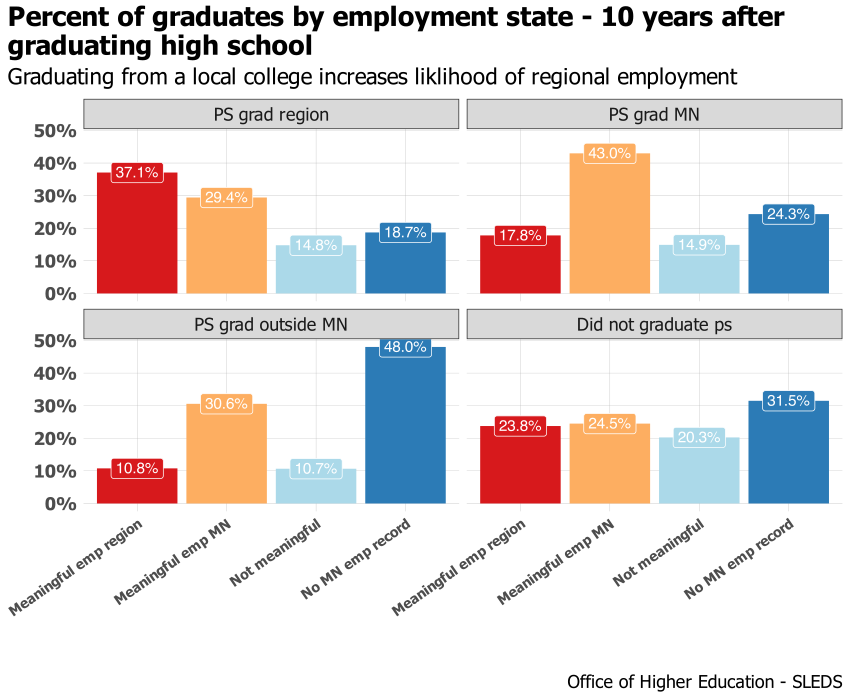

Write the R code that produced this figure.
# library -----------------------------------------------------------------
library(tidyverse)
library(sf)
library(ggrepel)
library(scales)
library(ggiraph)
library(rmapshaper)
library(cowplot)
library(RColorBrewer)
library(extrafont)
library(lubridate)
library(systemfonts)
reset_font_cache()
library(ggtext)
library(readxl)
library(ggforce)


rm(list = ls())

theme_bar <- theme_bw() +
  theme(panel.grid.major = element_line(color = "grey70", size = 0.1),
        panel.grid.minor = element_blank(),
        axis.ticks = element_blank(),
        axis.text = element_text(face = "bold"),
        panel.border = element_blank(),
        legend.background = element_rect(fill = "transparent", color = "transparent"),
        legend.key = element_rect(fill = "transparent"),
        legend.key.size = unit(1, "lines"),
        legend.margin = margin(0,0,0,0),
        legend.title = element_blank(),
        legend.text = element_text(margin = margin(l = 2)),
        text = element_text(family = "Tahoma"),
        plot.title.position = "plot",
        plot.title = element_text(face = "bold"))

theme_line <- theme_bw() +
  theme(legend.background = element_rect(fill = "transparent", color = "transparent"),
        legend.key = element_rect(fill = "transparent"),
        legend.text = element_text(margin = margin(l = 2)),
        panel.grid.minor = element_blank(),
        panel.grid.major = element_line(color = "grey70", size = 0.1),
        axis.ticks = element_blank(),
        axis.text = element_text(face = "bold"),
        panel.border = element_blank(),
        legend.margin = margin(0,0,0,0),
        legend.key.size = unit(1, "lines"),
        text = element_text(family = "Tahoma"),
        plot.title.position = "plot",
        plot.title = element_text(face = "bold"))

theme_sf <- theme_bw() +
  theme(axis.text.x=element_blank(),
        axis.text.y=element_blank(),
        axis.ticks=element_blank(),
        panel.background = element_blank(),
        panel.grid.major = element_line(color = "white"),
        panel.border = element_blank(),
        plot.title = element_text(face = "bold"),
        legend.title = element_blank(),
        legend.text = element_text(margin = margin(l = 2)),
        legend.margin = margin(0,0,0,0),
        legend.key.size = unit(1, "lines"),
        text = element_text(family = "Tahoma"),
        plot.title.position = "plot")

regions <- read_csv("/Users/kellyasche/Library/CloudStorage/GoogleDrive-kasche@ruralmn.org/My Drive/Data Prep/R Projects/Join docs/county_regions.csv") %>%
  select(5,6) %>%
  unique() %>%
  mutate(edr = str_replace(edr, "  ", " "),
         planning.region = str_replace(planning.region, " Minnesota", ""),
         planning.region = fct_relevel(planning.region, "Northwest", "Northeast", "Central", "Seven County Mpls-St Paul", "Southwest", "Southeast"),
         edr = fct_relevel(edr, "EDR 1 - Northwest", "EDR 2 - Headwaters", "EDR 3 - Arrowhead", "EDR 4 - West Central", "EDR 5 - North Central", "EDR 6E- Southwest Central", "EDR 6W- Upper Minnesota Valley", "EDR 7E- East Central", "EDR 7W- Central", "EDR 8 - Southwest", "EDR 9 - South Central", "EDR 10 - Southeast", "EDR 11 - 7 County Twin Cities", "Minnesota"))

counties.regions <- read_csv("/Users/kellyasche/Library/CloudStorage/GoogleDrive-kasche@ruralmn.org/My Drive/Data Prep/R Projects/Join docs/county_regions.csv") %>%
  rename(mif = `MIF Region`) %>%
  mutate(countyfp = formatC(countyfp, width = 3, flag = "0"),
         Name = str_to_title(Name),
         Name = str_replace(Name, "Q", "q"),
         Name = str_replace(Name, "Of The", "of the"),
         Name = str_replace(Name, "Mcleod", "McLeod"),
         Dem_Desc = ifelse(Name == "Minnesota", "Minnesota", Dem_Desc),
         Dem_Desc = fct_relevel(Dem_Desc, "Entirely rural", "Town/rural mix", "Urban/town/rural mix", "Entirely urban"),
         edr = str_replace(edr, "  ", " "),
         planning.region = str_replace(planning.region, " Minnesota", ""),
         planning.region = fct_relevel(planning.region, "Northwest", "Northeast", "Central", "Seven County Mpls-St Paul", "Southwest", "Southeast"),
         edr = fct_relevel(edr, "EDR 1 - Northwest", "EDR 2 - Headwaters", "EDR 3 - Arrowhead", "EDR 4 - West Central", "EDR 5 - North Central", "EDR 6E- Southwest Central", "EDR 6W- Upper Minnesota Valley", "EDR 7E- East Central", "EDR 7W- Central", "EDR 8 - Southwest", "EDR 9 - South Central", "EDR 10 - Southeast", "EDR 11 - 7 County Twin Cities", "Minnesota"),
         mif = ifelse(is.na(mif), "TC", mif),
         mif = as.factor(mif),
         mif = fct_relevel(mif, "NW", "NE", "WC", "EC", "SW", "SE", "TC"))
color.ruca <- c("Entirely rural" = "#009933", "Town/rural mix" = "#99CC33", "Urban/town/rural mix" = "#CC9966", "Entirely urban" = "#754C29")

color.pr <- c("Northwest" = "#4575b4","Northeast" = "grey", "Central" = "#fee090", "Seven County Mpls-St Paul" = "#d73027", "Southwest" = "#91bfdb", "Southeast" = "#fc8d59")

color.edr <- c("EDR 1 - Northwest" = "#b3cde3", "EDR 2 - Headwaters" = "#8c96c6", "EDR 3 - Arrowhead" = "#fe9929", "EDR 4 - West Central" = "#8856a7", "EDR 5 - North Central" = "#810f7c", "EDR 6E- Southwest Central" = "#e5f5f9", "EDR 6W- Upper Minnesota Valley" = "#bdc9e1", "EDR 7E- East Central" = "#99d8c9", "EDR 7W- Central" = "#2ca25f", "EDR 8 - Southwest" = "#74a9cf", "EDR 9 - South Central" = "#0570b0", "EDR 10 - Southeast" = "#d7301f", "EDR 11 - 7 County Twin Cities" = "#d8b365")

color.edr.simple <- c("EDR 1" = "#b3cde3", "EDR 2" = "#8c96c6", "EDR 3" = "#fe9929", "EDR 4" = "#8856a7", "EDR 5" = "#810f7c", "EDR 6E" = "#e5f5f9", "EDR 6W" = "#bdc9e1", "EDR 7E" = "#99d8c9", "EDR 7W" = "#2ca25f", "EDR 8" = "#74a9cf", "EDR 9" = "#0570b0", "EDR 10" = "#d7301f", "EDR 11" = "#d8b365", "Minnesota" = "black")

color.pr.edr <- c ("Northwest" = "#4575b4","Northeast" = "#e0f3f8", "Central" = "#fee090", "Seven County Mpls-St Paul" = "#d73027", "Southwest" = "#91bfdb", "Southeast" = "#fc8d59", "Minnesota" = "black", "EDR 1 - Northwest" = "#b3cde3", "EDR 2 - Headwaters" = "#8c96c6", "EDR 3 - Arrowhead" = "#fe9929", "EDR 4 - West Central" = "#8856a7", "EDR 5 - North Central" = "#810f7c", "EDR 6E- Southwest Central" = "#e5f5f9", "EDR 6W- Upper Minnesota Valley" = "#bdc9e1", "EDR 7E- East Central" = "#99d8c9", "EDR 7W- Central" = "#2ca25f", "EDR 8 - Southwest" = "#74a9cf", "EDR 9 - South Central" = "#0570b0", "EDR 10 - Southeast" = "#d7301f", "EDR 11 - 7 County Twin Cities" = "#d8b365")

color.six <- c("#009933", "#4575b4", "grey", "#fee090", "#fc8d59", "#d73027")

mn_counties <- st_read("/Users/kellyasche/Library/CloudStorage/GoogleDrive-kasche@ruralmn.org/My Drive/Data Prep/R Projects/Shapefiles/County shapefiles/MNCounties_MNDOT.shp", quiet = TRUE) %>%
  ms_simplify(keep = .01, keep_shapes = TRUE) %>%
  rename(countyfp = FIPS_CODE)

counties.regions.1 <- counties.regions %>%
  mutate(statefp = "27",
         project.pr = ifelse(edr %in% c("EDR 1 - Northwest", "EDR 2 - Headwaters", "EDR 4 - West Central"), "Northwest",
                             ifelse(edr == "EDR 3 - Arrowhead", "Northeast",
                                    ifelse(edr %in% c("EDR 5 - North Central", "EDR 7E- East Central", "EDR 7W- Central"), "Central",
                                           ifelse(edr %in% c("EDR 6E- Southwest Central", "EDR 6W- Upper Minnesota Valley", "EDR 8 - Southwest"), "Southwest",
                                                  ifelse(edr %in% c("EDR 9 - South Central", "EDR 10 - Southeast"), "Southern", as.character(planning.region)))))),
         project.pr = fct_relevel(project.pr, "Northwest", "Northeast", "Central", "Seven County Mpls-St Paul", "Southwest", "Southern"))

color.project.pr <- c("Northwest" = "#4575b4","Northeast" = "grey", "Central" = "#fee090", "Seven County Mpls-St Paul" = "#d73027", "Southwest" = "#91bfdb", "Southern" = "#fc8d59")


# Prep data ---------------------------------------------------------------

master <- read_csv("Data/SLEDS/Masters/After analysis/Master-meaningful-emp-central.csv")

data <- master %>%
  select(ps.grad.location, grad.year.10) %>%
  filter(!is.na(ps.grad.location)) %>%
  filter(ps.grad.location != "Attending ps") %>%
  filter(grad.year.10 != "After 2023") %>%
  filter(grad.year.10 != "Attending ps") %>%
  mutate(ps.grad.location = str_replace(ps.grad.location, "PS grad EDR", "PS grad region")) %>%
  group_by(grad.year.10, ps.grad.location) %>%
  summarize(n = n()) %>%
  ungroup() %>%
  group_by(ps.grad.location) %>%
  mutate(pct = n / sum(n)) %>%
  ungroup() %>%
  mutate(grad.year.10 = str_replace(grad.year.10, "No MN emp record, not attending ps", "No MN emp record"),
         grad.year.10 = str_replace(grad.year.10, "Not meaningful, not attending ps", "Not meaningful"),
         grad.year.10 = fct_relevel(grad.year.10, "Meaningful emp region", "Meaningful emp MN", "Not meaningful", "No MN emp record"),
         ps.grad.location = fct_relevel(ps.grad.location, "PS grad region", "PS grad MN", "PS grad outside MN", "Did not graduate ps"))


# Create chart ------------------------------------------------------------

ggplot(data, aes(grad.year.10, pct, fill = grad.year.10)) +
  facet_wrap(~ps.grad.location) +
  geom_bar(stat = "identity") +
  geom_label(aes(label = percent(pct, accuracy = .1)), show.legend = FALSE, color = "white") +
  labs(x="", y = "", title = "Percent of graduates by employment state - 10 years after\ngraduating high school", subtitle = "Graduating from a local college increases liklihood of regional employment", caption = "\nOffice of Higher Education - SLEDS") +
  scale_y_continuous(labels=scales::percent) +
  scale_fill_manual(values = brewer.pal(n = 4, "RdYlBu")) +
  theme_bar+
  theme(legend.position = "none",
        text = element_text(size = 16),
        axis.text.x = element_text(angle = 35,
                                   hjust = 1,
                                   size = 10))

ggsave(filename = "Charts/EPIC/ps-grad-location-grad-year-10.pdf", device = cairo_pdf, dpi = "print", width = 8.5, height = 7)


names(data)
